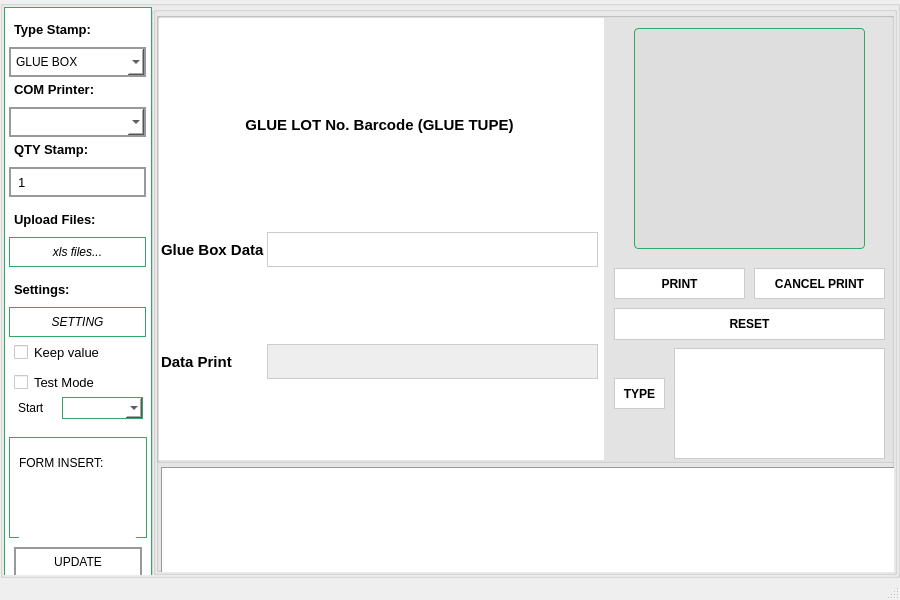
<?xml version="1.0" encoding="UTF-8"?>
<ui version="4.0">
 <class>MainWindow</class>
 <widget class="QMainWindow" name="MainWindow">
  <property name="geometry">
   <rect>
    <x>0</x>
    <y>0</y>
    <width>900</width>
    <height>600</height>
   </rect>
  </property>
  <property name="minimumSize">
   <size>
    <width>900</width>
    <height>600</height>
   </size>
  </property>
  <property name="maximumSize">
   <size>
    <width>900</width>
    <height>600</height>
   </size>
  </property>
  <property name="windowTitle">
   <string>MainWindow</string>
  </property>
  <property name="styleSheet">
   <string notr="true"/>
  </property>
  <widget class="QWidget" name="centralwidget">
   <layout class="QVBoxLayout" name="verticalLayout">
    <property name="spacing">
     <number>0</number>
    </property>
    <property name="leftMargin">
     <number>0</number>
    </property>
    <property name="topMargin">
     <number>0</number>
    </property>
    <property name="rightMargin">
     <number>0</number>
    </property>
    <property name="bottomMargin">
     <number>0</number>
    </property>
    <item>
     <widget class="QGroupBox" name="ApplicationWrapper">
      <property name="title">
       <string/>
      </property>
      <layout class="QHBoxLayout" name="horizontalLayout">
       <property name="spacing">
        <number>0</number>
       </property>
       <property name="leftMargin">
        <number>0</number>
       </property>
       <property name="topMargin">
        <number>0</number>
       </property>
       <property name="rightMargin">
        <number>0</number>
       </property>
       <property name="bottomMargin">
        <number>0</number>
       </property>
       <item>
        <widget class="QGroupBox" name="SidebarWrapper">
         <property name="maximumSize">
          <size>
           <width>150</width>
           <height>16777215</height>
          </size>
         </property>
         <property name="title">
          <string/>
         </property>
         <widget class="QGroupBox" name="Sidebar">
          <property name="geometry">
           <rect>
            <x>1</x>
            <y>1</y>
            <width>148</width>
            <height>577</height>
           </rect>
          </property>
          <property name="styleSheet">
           <string notr="true">background-color: #fff; border: 1px solid #32a866;</string>
          </property>
          <property name="title">
           <string/>
          </property>
          <widget class="QComboBox" name="cb_TypeStamp">
           <property name="geometry">
            <rect>
             <x>5</x>
             <y>40</y>
             <width>137</width>
             <height>30</height>
            </rect>
           </property>
           <property name="font">
            <font>
             <family>Segoe UI</family>
             <pointsize>9</pointsize>
            </font>
           </property>
           <property name="styleSheet">
            <string notr="true">background-color: #fff; border: 2px solid #999; padding: 5px 5px;</string>
           </property>
           <item>
            <property name="text">
             <string>GLUE BOX</string>
            </property>
           </item>
           <item>
            <property name="text">
             <string>GLUE LOT</string>
            </property>
           </item>
          </widget>
          <widget class="QLabel" name="LabelSelectStamp">
           <property name="geometry">
            <rect>
             <x>10</x>
             <y>10</y>
             <width>121</width>
             <height>25</height>
            </rect>
           </property>
           <property name="font">
            <font>
             <family>Segoe UI</family>
             <pointsize>10</pointsize>
             <weight>75</weight>
             <bold>true</bold>
            </font>
           </property>
           <property name="styleSheet">
            <string notr="true">border: none;</string>
           </property>
           <property name="text">
            <string>Type Stamp:</string>
           </property>
          </widget>
          <widget class="QComboBox" name="cb_COM">
           <property name="geometry">
            <rect>
             <x>5</x>
             <y>100</y>
             <width>137</width>
             <height>30</height>
            </rect>
           </property>
           <property name="font">
            <font>
             <family>Segoe UI</family>
             <pointsize>9</pointsize>
            </font>
           </property>
           <property name="styleSheet">
            <string notr="true">background-color: #fff; border: 2px solid #999; padding: 5px 5px;</string>
           </property>
          </widget>
          <widget class="QLabel" name="LabelSelectStamp_2">
           <property name="geometry">
            <rect>
             <x>10</x>
             <y>70</y>
             <width>121</width>
             <height>25</height>
            </rect>
           </property>
           <property name="font">
            <font>
             <family>Segoe UI</family>
             <pointsize>10</pointsize>
             <weight>75</weight>
             <bold>true</bold>
            </font>
           </property>
           <property name="styleSheet">
            <string notr="true">border: none;</string>
           </property>
           <property name="text">
            <string>COM Printer:</string>
           </property>
          </widget>
          <widget class="QLabel" name="LabelSelectStamp_3">
           <property name="geometry">
            <rect>
             <x>10</x>
             <y>130</y>
             <width>121</width>
             <height>25</height>
            </rect>
           </property>
           <property name="font">
            <font>
             <family>Segoe UI</family>
             <pointsize>10</pointsize>
             <weight>75</weight>
             <bold>true</bold>
            </font>
           </property>
           <property name="styleSheet">
            <string notr="true">border: none;</string>
           </property>
           <property name="text">
            <string>QTY Stamp:</string>
           </property>
          </widget>
          <widget class="QLineEdit" name="txt_numberStamp">
           <property name="geometry">
            <rect>
             <x>5</x>
             <y>160</y>
             <width>137</width>
             <height>30</height>
            </rect>
           </property>
           <property name="font">
            <font>
             <family>Segoe UI</family>
             <pointsize>10</pointsize>
            </font>
           </property>
           <property name="styleSheet">
            <string notr="true">background-color: #fff; border: 2px solid #999; padding: 5px 5px;</string>
           </property>
           <property name="text">
            <string>1</string>
           </property>
          </widget>
          <widget class="QGroupBox" name="groupBox_3">
           <property name="geometry">
            <rect>
             <x>5</x>
             <y>430</y>
             <width>138</width>
             <height>101</height>
            </rect>
           </property>
           <property name="font">
            <font>
             <family>Segoe UI</family>
             <pointsize>10</pointsize>
             <weight>75</weight>
             <bold>true</bold>
            </font>
           </property>
           <property name="title">
            <string/>
           </property>
           <widget class="QLabel" name="label_58">
            <property name="geometry">
             <rect>
              <x>10</x>
              <y>10</y>
              <width>121</width>
              <height>31</height>
             </rect>
            </property>
            <property name="styleSheet">
             <string notr="true">border: none;</string>
            </property>
            <property name="text">
             <string>FORM INSERT: </string>
            </property>
           </widget>
           <widget class="QLabel" name="status_form">
            <property name="geometry">
             <rect>
              <x>10</x>
              <y>50</y>
              <width>117</width>
              <height>81</height>
             </rect>
            </property>
            <property name="font">
             <font>
              <pointsize>-1</pointsize>
              <weight>75</weight>
              <bold>true</bold>
             </font>
            </property>
            <property name="styleSheet">
             <string notr="true">border: none; color: red; font-size: 12px; font-weight: bold;</string>
            </property>
            <property name="text">
             <string/>
            </property>
            <property name="alignment">
             <set>Qt::AlignCenter</set>
            </property>
           </widget>
          </widget>
          <widget class="QPushButton" name="btn_Update">
           <property name="geometry">
            <rect>
             <x>10</x>
             <y>540</y>
             <width>128</width>
             <height>30</height>
            </rect>
           </property>
           <property name="minimumSize">
            <size>
             <width>0</width>
             <height>30</height>
            </size>
           </property>
           <property name="cursor">
            <cursorShape>PointingHandCursor</cursorShape>
           </property>
           <property name="styleSheet">
            <string notr="true">background-color: #fff; border: 2px solid #999; padding: 5px 5px;</string>
           </property>
           <property name="text">
            <string>UPDATE</string>
           </property>
           <property name="icon">
            <iconset>
             <normaloff>../PrintStamp_GTK_79/data/icon/update.svg</normaloff>../PrintStamp_GTK_79/data/icon/update.svg</iconset>
           </property>
           <property name="iconSize">
            <size>
             <width>20</width>
             <height>20</height>
            </size>
           </property>
          </widget>
          <widget class="QCheckBox" name="checkBox">
           <property name="geometry">
            <rect>
             <x>10</x>
             <y>330</y>
             <width>130</width>
             <height>30</height>
            </rect>
           </property>
           <property name="font">
            <font>
             <family>Segoe UI</family>
             <pointsize>10</pointsize>
             <weight>50</weight>
             <bold>false</bold>
            </font>
           </property>
           <property name="autoFillBackground">
            <bool>false</bool>
           </property>
           <property name="styleSheet">
            <string notr="true">border: none;</string>
           </property>
           <property name="inputMethodHints">
            <set>Qt::ImhDialableCharactersOnly</set>
           </property>
           <property name="text">
            <string>Keep value</string>
           </property>
          </widget>
          <widget class="QToolButton" name="btn_Upload">
           <property name="geometry">
            <rect>
             <x>5</x>
             <y>230</y>
             <width>137</width>
             <height>30</height>
            </rect>
           </property>
           <property name="font">
            <font>
             <family>Segoe UI</family>
             <weight>50</weight>
             <italic>true</italic>
             <bold>false</bold>
             <strikeout>false</strikeout>
            </font>
           </property>
           <property name="text">
            <string>xls files...</string>
           </property>
          </widget>
          <widget class="QLabel" name="LabelSelectStamp_4">
           <property name="geometry">
            <rect>
             <x>10</x>
             <y>200</y>
             <width>121</width>
             <height>25</height>
            </rect>
           </property>
           <property name="font">
            <font>
             <family>Segoe UI</family>
             <pointsize>10</pointsize>
             <weight>75</weight>
             <bold>true</bold>
            </font>
           </property>
           <property name="styleSheet">
            <string notr="true">border: none;</string>
           </property>
           <property name="text">
            <string>Upload Files:</string>
           </property>
          </widget>
          <widget class="QLabel" name="LabelSelectStamp_5">
           <property name="geometry">
            <rect>
             <x>10</x>
             <y>270</y>
             <width>121</width>
             <height>25</height>
            </rect>
           </property>
           <property name="font">
            <font>
             <family>Segoe UI</family>
             <pointsize>10</pointsize>
             <weight>75</weight>
             <bold>true</bold>
            </font>
           </property>
           <property name="styleSheet">
            <string notr="true">border: none;</string>
           </property>
           <property name="text">
            <string>Settings:</string>
           </property>
          </widget>
          <widget class="QToolButton" name="btn_Setting">
           <property name="geometry">
            <rect>
             <x>5</x>
             <y>300</y>
             <width>137</width>
             <height>30</height>
            </rect>
           </property>
           <property name="font">
            <font>
             <family>Segoe UI</family>
             <weight>50</weight>
             <italic>true</italic>
             <bold>false</bold>
             <strikeout>false</strikeout>
            </font>
           </property>
           <property name="text">
            <string>SETTING</string>
           </property>
          </widget>
          <widget class="QCheckBox" name="checkbox_TestMode">
           <property name="geometry">
            <rect>
             <x>10</x>
             <y>360</y>
             <width>130</width>
             <height>30</height>
            </rect>
           </property>
           <property name="font">
            <font>
             <family>Segoe UI</family>
             <pointsize>10</pointsize>
             <weight>50</weight>
             <bold>false</bold>
            </font>
           </property>
           <property name="autoFillBackground">
            <bool>false</bool>
           </property>
           <property name="styleSheet">
            <string notr="true">border: none;</string>
           </property>
           <property name="inputMethodHints">
            <set>Qt::ImhDialableCharactersOnly</set>
           </property>
           <property name="text">
            <string>Test Mode</string>
           </property>
          </widget>
          <widget class="QComboBox" name="cb_symbols">
           <property name="geometry">
            <rect>
             <x>58</x>
             <y>390</y>
             <width>81</width>
             <height>22</height>
            </rect>
           </property>
          </widget>
          <widget class="QLabel" name="label_5">
           <property name="geometry">
            <rect>
             <x>10</x>
             <y>390</y>
             <width>47</width>
             <height>21</height>
            </rect>
           </property>
           <property name="styleSheet">
            <string notr="true">border-color: #fff;</string>
           </property>
           <property name="text">
            <string>Start</string>
           </property>
          </widget>
         </widget>
        </widget>
       </item>
       <item>
        <widget class="QGroupBox" name="ContentWrapper">
         <property name="title">
          <string/>
         </property>
         <layout class="QHBoxLayout" name="horizontalLayout_2">
          <property name="spacing">
           <number>0</number>
          </property>
          <property name="leftMargin">
           <number>0</number>
          </property>
          <property name="topMargin">
           <number>0</number>
          </property>
          <property name="rightMargin">
           <number>0</number>
          </property>
          <property name="bottomMargin">
           <number>0</number>
          </property>
          <item>
           <widget class="QGroupBox" name="groupBox">
            <property name="title">
             <string/>
            </property>
            <widget class="PlainTextEdit" name="txt_log">
             <property name="geometry">
              <rect>
               <x>5</x>
               <y>455</y>
               <width>741</width>
               <height>121</height>
              </rect>
             </property>
             <property name="font">
              <font>
               <pointsize>8</pointsize>
              </font>
             </property>
             <property name="styleSheet">
              <string notr="true">border: 1px solid #999</string>
             </property>
            </widget>
            <widget class="QGroupBox" name="groupBox_2">
             <property name="geometry">
              <rect>
               <x>0</x>
               <y>0</y>
               <width>751</width>
               <height>451</height>
              </rect>
             </property>
             <property name="title">
              <string/>
             </property>
             <layout class="QHBoxLayout" name="horizontalLayout_3">
              <property name="spacing">
               <number>0</number>
              </property>
              <property name="leftMargin">
               <number>0</number>
              </property>
              <property name="topMargin">
               <number>0</number>
              </property>
              <property name="rightMargin">
               <number>0</number>
              </property>
              <property name="bottomMargin">
               <number>0</number>
              </property>
              <item>
               <widget class="QGroupBox" name="groupBox_4">
                <property name="styleSheet">
                 <string notr="true">border: none; background-color: #fff</string>
                </property>
                <property name="title">
                 <string/>
                </property>
                <widget class="QStackedWidget" name="stackedWidget">
                 <property name="geometry">
                  <rect>
                   <x>0</x>
                   <y>0</y>
                   <width>451</width>
                   <height>451</height>
                  </rect>
                 </property>
                 <property name="currentIndex">
                  <number>1</number>
                 </property>
                 <widget class="QWidget" name="Page_1">
                  <property name="enabled">
                   <bool>false</bool>
                  </property>
                  <widget class="QWidget" name="formLayoutWidget">
                   <property name="geometry">
                    <rect>
                     <x>0</x>
                     <y>0</y>
                     <width>441</width>
                     <height>450</height>
                    </rect>
                   </property>
                   <layout class="QFormLayout" name="FormInsert_Box">
                    <property name="horizontalSpacing">
                     <number>2</number>
                    </property>
                    <property name="verticalSpacing">
                     <number>2</number>
                    </property>
                    <property name="leftMargin">
                     <number>2</number>
                    </property>
                    <property name="topMargin">
                     <number>2</number>
                    </property>
                    <property name="rightMargin">
                     <number>2</number>
                    </property>
                    <property name="bottomMargin">
                     <number>2</number>
                    </property>
                    <item row="1" column="0">
                     <widget class="QLabel" name="label">
                      <property name="minimumSize">
                       <size>
                        <width>100</width>
                        <height>30</height>
                       </size>
                      </property>
                      <property name="font">
                       <font>
                        <family>Segoe UI</family>
                        <pointsize>11</pointsize>
                        <weight>75</weight>
                        <bold>true</bold>
                       </font>
                      </property>
                      <property name="styleSheet">
                       <string notr="true">c</string>
                      </property>
                      <property name="text">
                       <string>Box serial No.</string>
                      </property>
                     </widget>
                    </item>
                    <item row="1" column="1">
                     <widget class="QPlainTextEdit" name="txt_Box_SerialNo">
                      <property name="minimumSize">
                       <size>
                        <width>0</width>
                        <height>35</height>
                       </size>
                      </property>
                      <property name="maximumSize">
                       <size>
                        <width>16777215</width>
                        <height>30</height>
                       </size>
                      </property>
                      <property name="font">
                       <font>
                        <pointsize>-1</pointsize>
                       </font>
                      </property>
                      <property name="styleSheet">
                       <string notr="true">border: 1px solid #ccc; font-size: 14px;</string>
                      </property>
                     </widget>
                    </item>
                    <item row="2" column="0">
                     <widget class="QLabel" name="label_2">
                      <property name="minimumSize">
                       <size>
                        <width>100</width>
                        <height>30</height>
                       </size>
                      </property>
                      <property name="font">
                       <font>
                        <family>Segoe UI</family>
                        <pointsize>11</pointsize>
                        <weight>75</weight>
                        <bold>true</bold>
                       </font>
                      </property>
                      <property name="styleSheet">
                       <string notr="true">c</string>
                      </property>
                      <property name="text">
                       <string>FIT P/N</string>
                      </property>
                     </widget>
                    </item>
                    <item row="2" column="1">
                     <widget class="QPlainTextEdit" name="txt_Box_PN">
                      <property name="minimumSize">
                       <size>
                        <width>0</width>
                        <height>35</height>
                       </size>
                      </property>
                      <property name="maximumSize">
                       <size>
                        <width>16777215</width>
                        <height>30</height>
                       </size>
                      </property>
                      <property name="font">
                       <font>
                        <pointsize>-1</pointsize>
                       </font>
                      </property>
                      <property name="styleSheet">
                       <string notr="true">border: 1px solid #ccc; font-size: 14px;</string>
                      </property>
                     </widget>
                    </item>
                    <item row="3" column="0">
                     <widget class="QLabel" name="label_3">
                      <property name="minimumSize">
                       <size>
                        <width>100</width>
                        <height>30</height>
                       </size>
                      </property>
                      <property name="font">
                       <font>
                        <family>Segoe UI</family>
                        <pointsize>11</pointsize>
                        <weight>75</weight>
                        <bold>true</bold>
                       </font>
                      </property>
                      <property name="styleSheet">
                       <string notr="true">c</string>
                      </property>
                      <property name="text">
                       <string>Date Code</string>
                      </property>
                     </widget>
                    </item>
                    <item row="3" column="1">
                     <widget class="QPlainTextEdit" name="txt_Box_DateCode">
                      <property name="minimumSize">
                       <size>
                        <width>0</width>
                        <height>35</height>
                       </size>
                      </property>
                      <property name="maximumSize">
                       <size>
                        <width>16777215</width>
                        <height>30</height>
                       </size>
                      </property>
                      <property name="font">
                       <font>
                        <pointsize>-1</pointsize>
                       </font>
                      </property>
                      <property name="styleSheet">
                       <string notr="true">border: 1px solid #ccc; font-size: 14px;</string>
                      </property>
                     </widget>
                    </item>
                    <item row="4" column="0">
                     <widget class="QLabel" name="label_25">
                      <property name="minimumSize">
                       <size>
                        <width>100</width>
                        <height>30</height>
                       </size>
                      </property>
                      <property name="font">
                       <font>
                        <family>Segoe UI</family>
                        <pointsize>11</pointsize>
                        <weight>75</weight>
                        <bold>true</bold>
                       </font>
                      </property>
                      <property name="styleSheet">
                       <string notr="true">c</string>
                      </property>
                      <property name="text">
                       <string>Data Print</string>
                      </property>
                     </widget>
                    </item>
                    <item row="4" column="1">
                     <widget class="QPlainTextEdit" name="txt_Box_DataPrint">
                      <property name="enabled">
                       <bool>false</bool>
                      </property>
                      <property name="minimumSize">
                       <size>
                        <width>0</width>
                        <height>35</height>
                       </size>
                      </property>
                      <property name="maximumSize">
                       <size>
                        <width>16777215</width>
                        <height>30</height>
                       </size>
                      </property>
                      <property name="font">
                       <font>
                        <pointsize>-1</pointsize>
                       </font>
                      </property>
                      <property name="styleSheet">
                       <string notr="true">border: 1px solid #ccc; font-size: 14px; background-color:#eee</string>
                      </property>
                     </widget>
                    </item>
                    <item row="0" column="0" colspan="2">
                     <widget class="QLabel" name="label_4">
                      <property name="minimumSize">
                       <size>
                        <width>0</width>
                        <height>60</height>
                       </size>
                      </property>
                      <property name="maximumSize">
                       <size>
                        <width>16777215</width>
                        <height>60</height>
                       </size>
                      </property>
                      <property name="baseSize">
                       <size>
                        <width>0</width>
                        <height>60</height>
                       </size>
                      </property>
                      <property name="font">
                       <font>
                        <pointsize>11</pointsize>
                        <weight>75</weight>
                        <bold>true</bold>
                       </font>
                      </property>
                      <property name="styleSheet">
                       <string notr="true"/>
                      </property>
                      <property name="text">
                       <string>GLUE BOX No. Barcode</string>
                      </property>
                      <property name="alignment">
                       <set>Qt::AlignCenter</set>
                      </property>
                     </widget>
                    </item>
                   </layout>
                  </widget>
                 </widget>
                 <widget class="QWidget" name="Page_2">
                  <widget class="QWidget" name="formLayoutWidget_2">
                   <property name="geometry">
                    <rect>
                     <x>0</x>
                     <y>0</y>
                     <width>441</width>
                     <height>441</height>
                    </rect>
                   </property>
                   <layout class="QFormLayout" name="FormInsert_BoxLOT">
                    <property name="horizontalSpacing">
                     <number>2</number>
                    </property>
                    <property name="verticalSpacing">
                     <number>2</number>
                    </property>
                    <property name="leftMargin">
                     <number>2</number>
                    </property>
                    <property name="topMargin">
                     <number>2</number>
                    </property>
                    <property name="rightMargin">
                     <number>2</number>
                    </property>
                    <property name="bottomMargin">
                     <number>2</number>
                    </property>
                    <item row="0" column="0" colspan="2">
                     <widget class="QLabel" name="label_24">
                      <property name="minimumSize">
                       <size>
                        <width>0</width>
                        <height>60</height>
                       </size>
                      </property>
                      <property name="maximumSize">
                       <size>
                        <width>16777215</width>
                        <height>60</height>
                       </size>
                      </property>
                      <property name="baseSize">
                       <size>
                        <width>0</width>
                        <height>60</height>
                       </size>
                      </property>
                      <property name="font">
                       <font>
                        <pointsize>11</pointsize>
                        <weight>75</weight>
                        <bold>true</bold>
                       </font>
                      </property>
                      <property name="text">
                       <string>GLUE LOT No. Barcode (GLUE TUPE)</string>
                      </property>
                      <property name="alignment">
                       <set>Qt::AlignCenter</set>
                      </property>
                     </widget>
                    </item>
                    <item row="2" column="0">
                     <widget class="QLabel" name="label_22">
                      <property name="minimumSize">
                       <size>
                        <width>100</width>
                        <height>30</height>
                       </size>
                      </property>
                      <property name="font">
                       <font>
                        <family>Segoe UI</family>
                        <pointsize>11</pointsize>
                        <weight>75</weight>
                        <bold>true</bold>
                       </font>
                      </property>
                      <property name="styleSheet">
                       <string notr="true">c</string>
                      </property>
                      <property name="text">
                       <string>Glue Box Data</string>
                      </property>
                     </widget>
                    </item>
                    <item row="2" column="1">
                     <widget class="QPlainTextEdit" name="txt_GlueBoxData">
                      <property name="minimumSize">
                       <size>
                        <width>0</width>
                        <height>35</height>
                       </size>
                      </property>
                      <property name="maximumSize">
                       <size>
                        <width>16777215</width>
                        <height>30</height>
                       </size>
                      </property>
                      <property name="font">
                       <font>
                        <pointsize>-1</pointsize>
                       </font>
                      </property>
                      <property name="styleSheet">
                       <string notr="true">border: 1px solid #ccc; font-size: 14px;</string>
                      </property>
                     </widget>
                    </item>
                    <item row="3" column="0">
                     <widget class="QLabel" name="label_28">
                      <property name="minimumSize">
                       <size>
                        <width>100</width>
                        <height>30</height>
                       </size>
                      </property>
                      <property name="font">
                       <font>
                        <family>Segoe UI</family>
                        <pointsize>11</pointsize>
                        <weight>75</weight>
                        <bold>true</bold>
                       </font>
                      </property>
                      <property name="styleSheet">
                       <string notr="true">c</string>
                      </property>
                      <property name="text">
                       <string>Data Print</string>
                      </property>
                     </widget>
                    </item>
                    <item row="3" column="1">
                     <widget class="QPlainTextEdit" name="txt_BoxLOT_DataPrint">
                      <property name="enabled">
                       <bool>false</bool>
                      </property>
                      <property name="minimumSize">
                       <size>
                        <width>0</width>
                        <height>35</height>
                       </size>
                      </property>
                      <property name="maximumSize">
                       <size>
                        <width>16777215</width>
                        <height>30</height>
                       </size>
                      </property>
                      <property name="font">
                       <font>
                        <pointsize>-1</pointsize>
                       </font>
                      </property>
                      <property name="styleSheet">
                       <string notr="true">border: 1px solid #ccc; font-size: 14px; background-color:#eee</string>
                      </property>
                     </widget>
                    </item>
                   </layout>
                  </widget>
                 </widget>
                </widget>
               </widget>
              </item>
              <item>
               <widget class="QGroupBox" name="groupBox_5">
                <property name="maximumSize">
                 <size>
                  <width>300</width>
                  <height>16777215</height>
                 </size>
                </property>
                <property name="styleSheet">
                 <string notr="true">border: none;</string>
                </property>
                <property name="title">
                 <string/>
                </property>
                <widget class="QPushButton" name="btn_Reset">
                 <property name="geometry">
                  <rect>
                   <x>10</x>
                   <y>290</y>
                   <width>271</width>
                   <height>32</height>
                  </rect>
                 </property>
                 <property name="font">
                  <font>
                   <weight>75</weight>
                   <bold>true</bold>
                  </font>
                 </property>
                 <property name="cursor">
                  <cursorShape>PointingHandCursor</cursorShape>
                 </property>
                 <property name="styleSheet">
                  <string notr="true">border: 1px solid #ccc; background-color: #fff;</string>
                 </property>
                 <property name="text">
                  <string>RESET</string>
                 </property>
                </widget>
                <widget class="PushButton" name="btn_Print">
                 <property name="geometry">
                  <rect>
                   <x>10</x>
                   <y>250</y>
                   <width>131</width>
                   <height>31</height>
                  </rect>
                 </property>
                 <property name="minimumSize">
                  <size>
                   <width>80</width>
                   <height>25</height>
                  </size>
                 </property>
                 <property name="font">
                  <font>
                   <weight>75</weight>
                   <bold>true</bold>
                  </font>
                 </property>
                 <property name="cursor">
                  <cursorShape>PointingHandCursor</cursorShape>
                 </property>
                 <property name="styleSheet">
                  <string notr="true">border: 1px solid #ccc; background-color: #fff;</string>
                 </property>
                 <property name="text">
                  <string>PRINT</string>
                 </property>
                </widget>
                <widget class="PushButton" name="btn_CancelPrint">
                 <property name="geometry">
                  <rect>
                   <x>150</x>
                   <y>250</y>
                   <width>131</width>
                   <height>31</height>
                  </rect>
                 </property>
                 <property name="minimumSize">
                  <size>
                   <width>80</width>
                   <height>25</height>
                  </size>
                 </property>
                 <property name="font">
                  <font>
                   <weight>75</weight>
                   <bold>true</bold>
                  </font>
                 </property>
                 <property name="cursor">
                  <cursorShape>PointingHandCursor</cursorShape>
                 </property>
                 <property name="styleSheet">
                  <string notr="true">border: 1px solid #ccc; background-color: #fff;</string>
                 </property>
                 <property name="text">
                  <string>CANCEL PRINT</string>
                 </property>
                </widget>
                <widget class="QLabel" name="frame_QR">
                 <property name="geometry">
                  <rect>
                   <x>30</x>
                   <y>10</y>
                   <width>231</width>
                   <height>221</height>
                  </rect>
                 </property>
                 <property name="styleSheet">
                  <string notr="true">background-color: rgb(222, 222, 222); border: 1px solid #32a866;border-radius: 4px;</string>
                 </property>
                 <property name="text">
                  <string/>
                 </property>
                 <property name="scaledContents">
                  <bool>true</bool>
                 </property>
                 <property name="alignment">
                  <set>Qt::AlignCenter</set>
                 </property>
                </widget>
                <widget class="QTextEdit" name="txt_ScanData">
                 <property name="geometry">
                  <rect>
                   <x>70</x>
                   <y>330</y>
                   <width>211</width>
                   <height>111</height>
                  </rect>
                 </property>
                 <property name="font">
                  <font>
                   <pointsize>10</pointsize>
                  </font>
                 </property>
                 <property name="styleSheet">
                  <string notr="true">border: 1px solid #ccc; background-color: #fff;</string>
                 </property>
                </widget>
                <widget class="QPushButton" name="btn_Typing">
                 <property name="geometry">
                  <rect>
                   <x>10</x>
                   <y>360</y>
                   <width>51</width>
                   <height>31</height>
                  </rect>
                 </property>
                 <property name="cursor">
                  <cursorShape>PointingHandCursor</cursorShape>
                 </property>
                 <property name="styleSheet">
                  <string notr="true">font-weight: bold; background-color: #fff; border: 1px solid #ccc</string>
                 </property>
                 <property name="text">
                  <string>TYPE</string>
                 </property>
                </widget>
               </widget>
              </item>
             </layout>
            </widget>
           </widget>
          </item>
         </layout>
        </widget>
       </item>
      </layout>
     </widget>
    </item>
   </layout>
  </widget>
  <widget class="QStatusBar" name="statusbar"/>
 </widget>
 <customwidgets>
  <customwidget>
   <class>PushButton</class>
   <extends>QPushButton</extends>
   <header>qfluentwidgets</header>
  </customwidget>
  <customwidget>
   <class>PlainTextEdit</class>
   <extends>QPlainTextEdit</extends>
   <header>qfluentwidgets</header>
  </customwidget>
 </customwidgets>
 <resources/>
 <connections/>
</ui>
